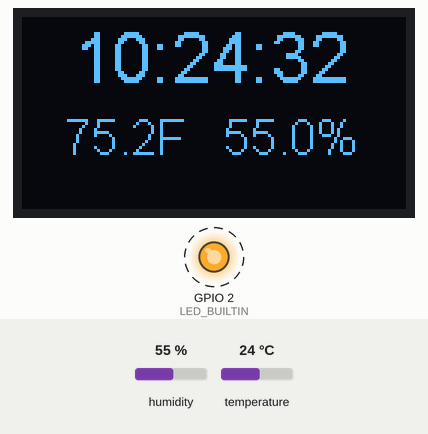
Bench run of a program on a simulated ESP8266 (NodeMCU). Parts: 128×64 one-colour display, output pins drawn as LEDs (lit = HIGH, except the on-board LED, lit = LOW). Dashed ring = blinking. Inputs (shaded band) come from the test bench; at power-on: humidity 55 %, temperature 24 °C. WiFi joins after 1.5 s; servers stay silent unless stated; network time is answered at once with the bench clock; the local clock reads 2024-03-15 10:24:30 at power-on unless the program sets it; no MQTT or app messages arrive unless stated; what the program prints to the serial monitor is not drawn.

Above: at 3.2 s.
3.3 s: humidity set to 22 %
At 6.87 s:
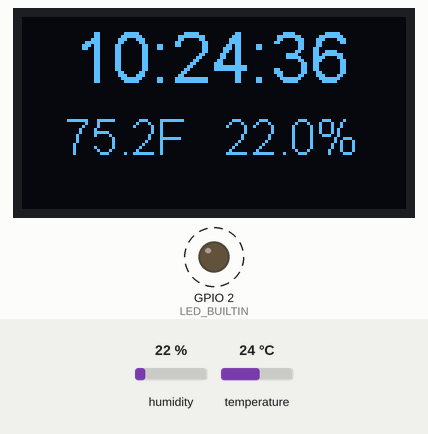
8.2 s: temperature set to 12 °C
At 10.87 s:
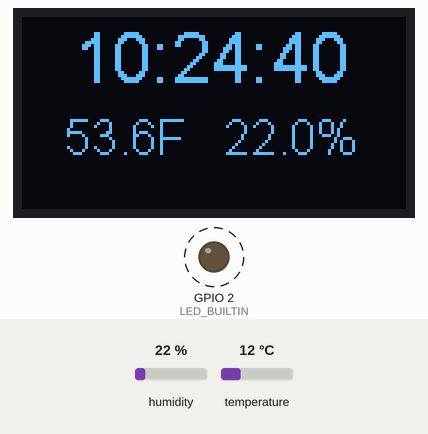
13.1 s: humidity set to 40 %
At 14.88 s:
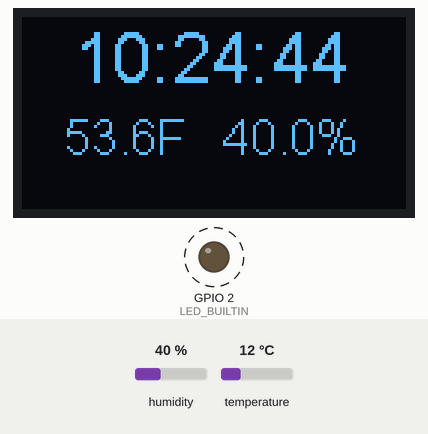
18.0 s: temperature set to 19 °C
At 18.88 s:
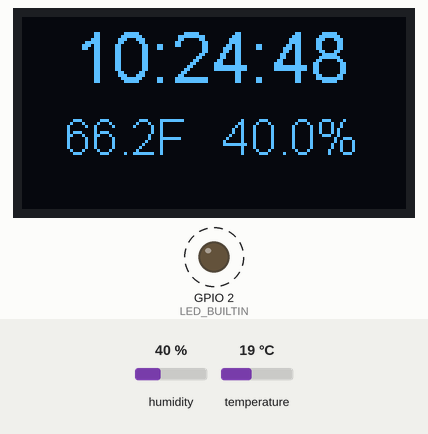
Timing chart, 0 to 23.9 s (numbered marks = the images above; inputs shaded):
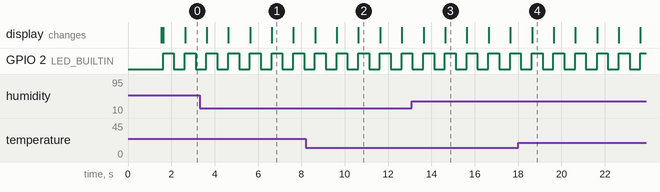

The program:

main.cpp
```cpp
// =====================
// Include Libraries.
// =====================
// Exercise 2: Connect to wifi.
#include <ESP8266WiFi.h>
// Exercise 3: Display and NTP time.
#include <Wire.h>
#include "SSD1306Wire.h"
#include <NTPClient.h>
#include <WiFiUdp.h>
// Exercise 4: Temp/Humidity Sensor
#include <Adafruit_Sensor.h>
#include <DHT.h>
// Exercise 5: Adafruit
#include "Adafruit_MQTT.h"
#include "Adafruit_MQTT_Client.h"

// =====================
// Variables/Constants
// =====================
// Exercise 2: Connect to wifi.
const char* ssid     = "iot_class";
const char* password = "password";

// Exercise 3: OLED display and NTP time.
SSD1306Wire  display(0x3c, 5, 4);
int utc = -4; // Eastern daylight time
WiFiUDP udp;
NTPClient timeClient(udp, "time.nist.gov", utc * 3600, 60000);

// Exercise 4: Temp/Humidity Sensor
DHT dht(0, DHT22);
float temperature;
float humidity;

// Exercise 5: Adafruit
// Add Adafruit credentials
#define AIO_SERVER      "io.adafruit.com"
#define AIO_SERVERPORT  1883
#define AIO_USERNAME    "rdsuel"
#define AIO_KEY         "30b34a57bc9648e7baa02291e5ac454d"

WiFiClient client;
// Setup the MQTT client class by passing in the WiFi client and MQTT server and login details.
Adafruit_MQTT_Client mqtt(&client, AIO_SERVER, AIO_SERVERPORT, AIO_USERNAME, AIO_KEY);
// Setup feeds for temperature & humidity
Adafruit_MQTT_Publish temperatureFeed = Adafruit_MQTT_Publish(&mqtt, AIO_USERNAME "/feeds/temperature");
Adafruit_MQTT_Publish humidityFeed = Adafruit_MQTT_Publish(&mqtt, AIO_USERNAME "/feeds/humidity");


// =====================
// Functions
// =====================

void connectToAdafruit() {

  Serial.print(F("Connecting to Adafruit IO... "));

  int8_t ret;

  while ((ret = mqtt.connect()) != 0)
  {
    switch (ret)
    {
      case 1: Serial.println(F("Wrong protocol")); break;
      case 2: Serial.println(F("ID rejected")); break;
      case 3: Serial.println(F("Server unavail")); break;
      case 4: Serial.println(F("Bad user/pass")); break;
      case 5: Serial.println(F("Not authed")); break;
      case 6: Serial.println(F("Failed to subscribe")); break;
      default: Serial.println(F("Connection failed")); break;
    }

    if (ret >= 0)
    {
      mqtt.disconnect();
    }

    Serial.println(F("Retrying connection..."));
    delay(5000);
  }

  Serial.println(F("Adafruit IO Connected!"));
}

void setup()
{
  // Exercise 1: Blink the on-board LED.
  pinMode(LED_BUILTIN, OUTPUT);

  // Exercise 2: Connect to wifi.
  Serial.begin(115200);
  delay(10);
  Serial.println();
  Serial.println();
  Serial.print("Connecting to ");
  Serial.println(ssid);
  WiFi.mode(WIFI_STA);
  WiFi.begin(ssid, password);
  while (WiFi.status() != WL_CONNECTED)
  {
    delay(500);
    Serial.print(".");
  }
  Serial.println("");
  Serial.println("WiFi connected");
  Serial.println("IP address: ");
  Serial.println(WiFi.localIP());

  // Exercise 3: OLED display
  display.init();
  display.clear();
  display.flipScreenVertically();
  display.setTextAlignment(TEXT_ALIGN_LEFT);
  display.setFont(ArialMT_Plain_24);
  display.drawString(0, 0, "Hello world");
  display.display();

  // Exercise 3: NTP Time
  timeClient.begin();
  timeClient.update();

  // Exercise 4: Temp/Humidity Sensor
  dht.begin();

  // Exercise 5: Adafruit
  connectToAdafruit();
}

void LedTask()
{
  int state = digitalRead(LED_BUILTIN);  // get the current state of GPIO1 pin
  digitalWrite(LED_BUILTIN, !state);
}

void DisplayTask()
{
  display.clear();

  // Write the time of day.
  timeClient.update();
  String timeOfDay = timeClient.getFormattedTime();
  display.setTextAlignment(TEXT_ALIGN_CENTER);
  display.setFont(ArialMT_Plain_24);
  display.drawString(63, 0, timeOfDay);
  Serial.println(timeOfDay);

  // Write the temperature and humidity.
  // https://www.arduino.cc/en/Reference.StringConstructor
  String tempString = String(temperature, 1);
  String humidityString = String(humidity, 1);
  String sensorString = String(tempString + "F   " + humidityString + "%");

  display.setTextAlignment(TEXT_ALIGN_CENTER);
  display.setFont(ArialMT_Plain_16);
  display.drawString(63, 31, sensorString);
  Serial.println(sensorString);

  display.display();
}


void SensorTask()
{
  // Note: passing true returns temp in F instead of C.
  float temp = dht.readTemperature(true);
  float hum = dht.readHumidity();
  // Only store the values if they are valid.
  if (!isnan(temp) && !isnan(hum))
  {
    temperature = temp;
    humidity = hum;
  }
}

void CloudTask()
{
    if (! mqtt.ping(3))
    {
      Serial.println(F("Failed to reach the server"));
      if (! mqtt.connected())
      {
        connectToAdafruit();
      }
    }

    if (! temperatureFeed.publish(temperature))
    {
      Serial.println(F("Failed to publish temperature"));
    }
    else
    {
      Serial.print(temperature);
      Serial.println(F(" F published!"));
    }

    if (! humidityFeed.publish(humidity))
    {
      Serial.println(F("Failed to publish humidity"));
    }
    else
    {
      Serial.print(humidity);
      Serial.println(F("% published!"));
    }
}

typedef struct
{
  unsigned long previousMillis;
  unsigned long elapsedMillis;
  unsigned long timeoutMillis;
  void (*callback)();
} Timer_t;

static Timer_t schedulerTable[] =
{
  {0, 0, 500, &LedTask},
  {0, 0, 1000, &DisplayTask},
  {0, 0, 2000, &SensorTask},
  {0, 0, 5000, &CloudTask}
};

void runScheduler()
{
  // Run each timer in the scheduler table, and call
  for (int i = 0; i < sizeof(schedulerTable)/sizeof(Timer_t); i++)
  {
    // Note: millis() will overflow after ~50 days.
    unsigned long currentMillis = millis();
    Timer_t *t = &schedulerTable[i];
    t->elapsedMillis += currentMillis - t->previousMillis;
    t->previousMillis = currentMillis;
    if (t->elapsedMillis >= t->timeoutMillis)
    {
      t->elapsedMillis = 0;
      t->callback();
    }
  }
}

void loop()
{
  runScheduler();
}
```

Measured:
- by itself, GPIO 2 (LED_BUILTIN): alternates HIGH for 0.50 s and LOW for 0.50 s
- what the display in image 1 shows lasts 1.0 s, from 6.6 s to 7.6 s
